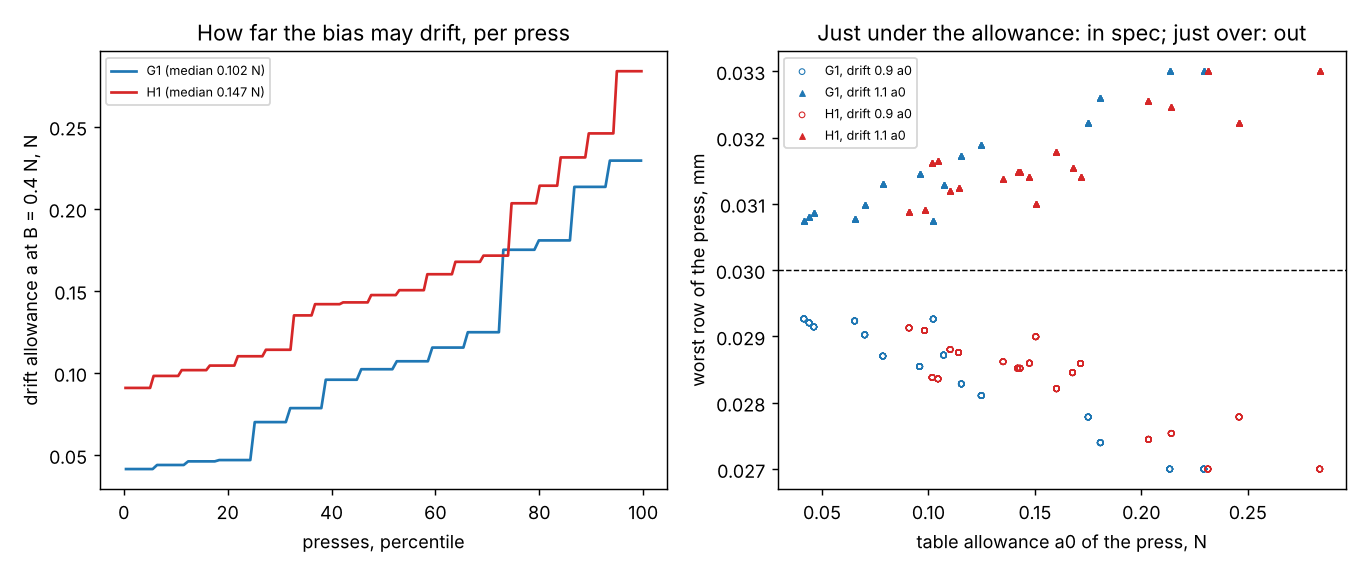

Generate this figure with Python:
"""Figure for milestone 71: python experiments/m71_allowance/figure.py (reads results.json).

Left: each press's drift allowance a (N) at a 0.4 N bias bound, sorted, per robot (Y from the run). Right: the
worst row (mm) of each planned press at 0.9 a0 and 1.1 a0 against its table allowance a0, with the 0.03 mm spec."""
import json
import os

import numpy as np
import matplotlib
matplotlib.use("Agg")
import matplotlib.pyplot as plt  # noqa: E402

HERE = os.path.dirname(os.path.abspath(__file__))
D = json.load(open(os.path.join(HERE, "results.json")))
SPEC, AX = D["spec_mm"], ("y", "z", "yd", "zd")


def planned(r):
    if "out" not in r:
        return None
    if r["out"].get("y") is not None:
        return r["out"]
    e = r.get("esc", {})
    if e.get("Mu") is not None and e.get("u"):
        return e["u"]
    if e.get("S") is not None and e.get("s"):
        return e["s"]
    return None


fig, (a1, a2) = plt.subplots(1, 2, figsize=(10.5, 4.4))
for n, col in (("g1", "C0"), ("h1", "C3")):
    al = np.sort(np.array(D["AL"][n]["all"]))
    a1.plot(100 * (np.arange(len(al)) + 0.5) / len(al), al, color=col, label=f"{n.upper()} (median {np.median(al):.3f} N)")
    for tag, mk, fc in (("0.9a", "o", "none"), ("1.1a", "^", col)):
        xs, ys = [], []
        for x in D["runs"]:
            if x["robot"] != n:
                continue
            for rec in x["rows"]:
                if not rec["cases"]:
                    continue
                for sc in "+-":
                    p = planned(rec["cases"][tag + sc])
                    if p is not None:
                        xs.append(rec["a0"])
                        ys.append(max(p[k] for k in AX))
        a2.scatter(xs, ys, s=10, marker=mk, edgecolors=col, facecolors=fc, linewidths=0.6,
                   label=f"{n.upper()}, drift {tag.replace('a', ' a0')}")
a1.set_xlabel("presses, percentile")
a1.set_ylabel("drift allowance a at B = 0.4 N, N")
a1.set_title("How far the bias may drift, per press")
a1.legend(fontsize=7)
a2.axhline(SPEC, color="k", lw=0.8, ls="--")
a2.set_xlabel("table allowance a0 of the press, N")
a2.set_ylabel("worst row of the press, mm")
a2.set_title("Just under the allowance: in spec; just over: out")
a2.legend(fontsize=7)
fig.tight_layout()
fig.savefig(os.path.join(HERE, "figure.png"), dpi=130)
print("wrote figure.png")
